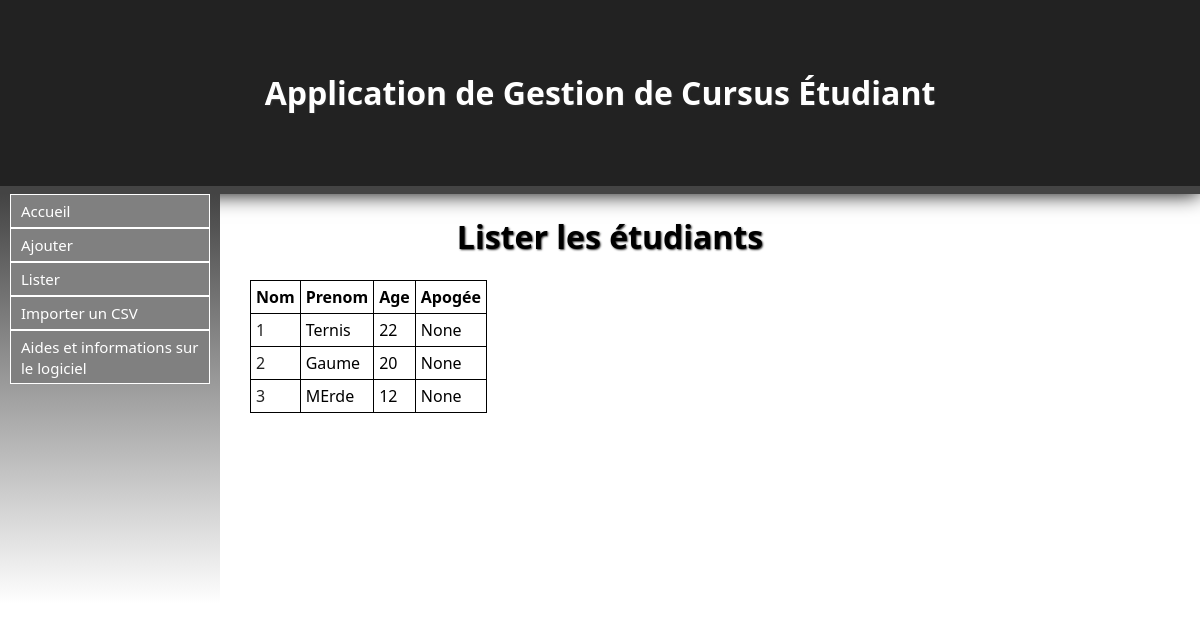
Before: /Etudiant/listeretus with the older database file.
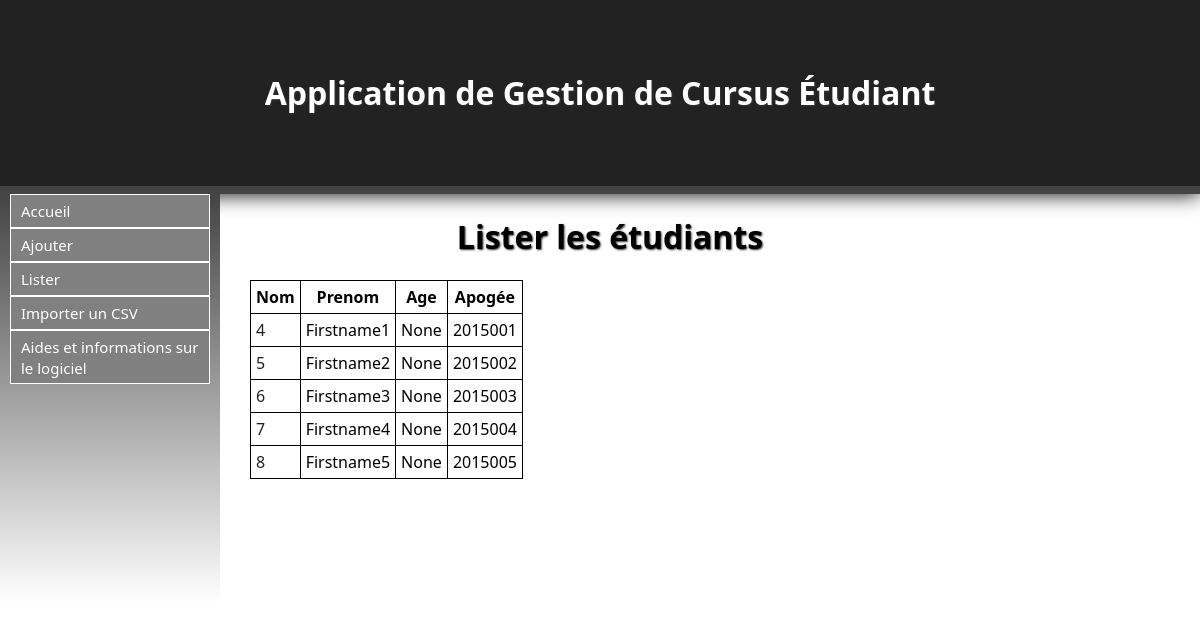
After: the same page with the newer database file.
### Etudiant/models.py (models this page shows, shortened)
class Etu(models.Model):
	nom = models.CharField(max_length=30, null=False)
	prenom = models.CharField(max_length=30, null=False)
	age = models.IntegerField(null=True)
	apogee = models.IntegerField(null=True)
	date_naissance = models.DateField(null=True)
	sexe = models.CharField(max_length=1, null=True)
	adresse = models.CharField(max_length=100, null=True)
	ine = models.CharField(max_length=100, null=True)
	adresse_parents = models.CharField(max_length=100, null=True)
	tel = models.IntegerField(null=True)
	tel_par = models.IntegerField(null=True)
	lieu_naissance = models.CharField(max_length=100, null=True)
	nationalite = models.CharField(max_length=100, null=True)
	situation_familiale = models.CharField(max_length=100, null=True)
	situation_militaire = models.CharField(max_length=100, null=True)
	cate_socio_pro_chef_famille = models.CharField(max_length=100, null=True)
	cate_socio_pro_autre_parent = models.CharField(max_length=100, null=True)
	aide_financiere = models.CharField(max_length=100, null=True)
	bourse = models.CharField(max_length=100, null=True)
	groupe = models.ForeignKey(Groupe, null=True)

### Etudiant/views.py (the view)
def listeretus(request):
	etus = Etu.objects.all()
	return render(request, 'contenu_html/listeretus.html',{'etus': etus})

### Etudiant/templates/contenu_html/listeretus.html (shortened to what this page needs)
{% extends "base.html" %}
{% block content %}
<h1>Lister les étudiants</h1>
{% if not etus %}
	<p>Pas d'étudiants dans la base</p>
{% else %}
	<table style="border:1px solid black; border-collapse : collapse;">
	<tr>
		<th style="border:1px solid black;">Nom</th>
		<th style="border:1px solid black;">Prenom</th>
		<th style="border:1px solid black;">Age</th>
		<th style="border:1px solid black;">Apogée</th>
	</tr>
{% endif %}
{% for etu in etus %}
	<tr>
		<td style="border:1px solid black;"><a href="listeretu/{{ etu.id }}">{{ etu.id }}</a></td>
		<td style="border:1px solid black;">{{ etu.prenom }}</a></td>
		<td style="border:1px solid black;">{{ etu.age }}</td>
		<td style="border:1px solid black;">{{ etu.apogee }}</td>
	</tr>
{% endfor %}
</table>
{% endblock %}

### Etudiant/templates/base.html (shortened to what this page needs)
<html>
	<head>
		{% load static %}
		<link rel="stylesheet" type="text/css" href="{% static 'css/stylesheet.css' %}" />
	</head>
	<body>
		<div id="header">
			<h1>Application de Gestion de Cursus Étudiant</h1>
		</div>
		<nav id="menu">
			<ul id="menu-deroulant">
				<li>
		            <a href="/accueil">Accueil</a>
		        </li>
		        <li id="ajouter">
		            <a>Ajouter</a>
		        </li>
		        <li id="lister">
		            <a>Lister</a>
		        </li>
		        <li>
		            <a href="/Note/importer_csv">Importer un CSV</a>
		        </li>
		        <li>
		        	<a href="/aides">Aides et informations sur le logiciel</a>
		       	</li>
		    </ul>
		</nav>
		<div id="main">
			{% block content %}
			{% endblock %}
		</div>
	</body>
</html>

### Etudiant/static/css/stylesheet.css (style rules this page uses)
a { color:#222222; text-decoration: none; }
body { font-family: "Segoe UI", Verdana, serif; font-size:12pt; margin:0; padding:0; }
#header { width:100%; padding-top: 50px; padding-bottom: 50px; background-color:#222222; box-shadow:0 0 20px #000000; border-bottom:solid #444444 8px; }
#menu a { color: white; font-size: 15px; }
li { border : 1px solid white; padding: 5px 0px 5px 0px; background-color :gray; cursor: pointer; padding-left: 10px; }
#menu-deroulant, #menu-deroulant ul { padding: 0; margin: 0; list-style: none; }
h1 { text-shadow:1px 1px 2px #333333; text-align: center; color:white; }
#menu { background: linear-gradient(to bottom, #444444, white); width: 200px; height: 50%; padding: 10px; padding-top: 0px; float: left; }
#main { margin-top: 50px; width : 800px; margin:auto; text-align: center; }
#main h1 { color: black; }
table { margin-left: 50px; }
td,th { padding: 5px; }

Changed rows visible on the page:
removed Etu: id "1", prenom "Ternis", age "22", apogee "None"
removed Etu: id "2", prenom "Gaume", age "20", apogee "None"
removed Etu: id "3", prenom "MErde", age "12", apogee "None"
added Etu: id "4", prenom "Firstname1", age "None", apogee "2015001"
added Etu: id "5", prenom "Firstname2", age "None", apogee "2015002"
added Etu: id "6", prenom "Firstname3", age "None", apogee "2015003"
added Etu: id "7", prenom "Firstname4", age "None", apogee "2015004"
added Etu: id "8", prenom "Firstname5", age "None", apogee "2015005"
